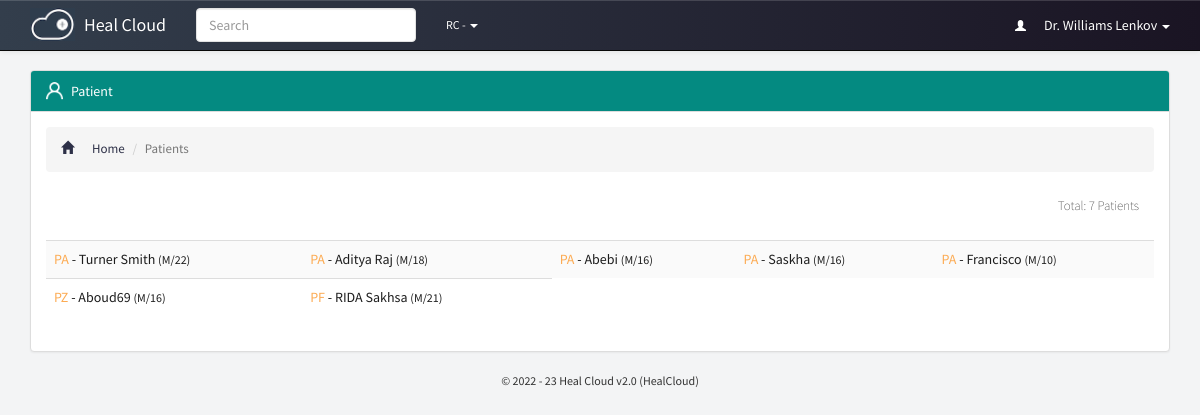
The app's page /patients/index.php (signed in) with its own data.
### tables this page shows
CREATE TABLE `p_patients_dir` (
  `id` bigint(20) NOT NULL,
  `gender` varchar(250) NOT NULL,
  `age` varchar(250) NOT NULL,
  `serial` varchar(250) NOT NULL,
  `name` varchar(250) NOT NULL,
  `contact` varchar(250) NOT NULL,
  `email` varchar(250) NOT NULL,
  `weight` varchar(250) NOT NULL,
  `profession` varchar(250) NOT NULL,
  `ref_contact` varchar(250) NOT NULL,
  `address` varchar(250) NOT NULL,
  `branch` varchar(250) NOT NULL,
  `physician` varchar(250) NOT NULL,
  `last_update` datetime NOT NULL,
  `friendly_name` text NOT NULL
);

### patients/index.php (the view, shortened to what this page needs)
<?php
require_once "../includes/initiate.php";
if (isset($_GET['start'])) {
	$start = $_GET['start'];
} else {
	$start = 0;
}
$limit = 100;
$total_items = mysqli_query($con, "select * from p_patients_dir ");
$total_items = mysqli_num_rows($total_items);
?>
<div id="patients-directory" class="container page">
	<div class="panel panel-default">
		<div class="panel-heading theme-patients"><span class="inlineicon patients-mini">Patient</span></div>
		<div class="panel-body">
			<ol class="breadcrumb link-patients">
				<li><a href="../dashboard"><i class="glyphicon glyphicon-home"></i>Home</a></li>
				<li class="active">Patients</li>
			</ol>
			<h4 class="patients-dir-total" align="right">Total: <?php echo $total_items; ?> patients </h4>
			<table class="table table-striped table-patients-dir">
				<tbody>
					<tr>
						<?php
						$refresh = 1;
						$sql = mysqli_query($con, "select * from p_patients_dir order by id asc limit $start, $limit") or die(mysqli_error($con));
						while ($patients = mysqli_fetch_array($sql)) {
						?>
							<td><a href="profile.php?id=<?php echo $patients['id'] ?>">
									<span class="branchspan"><?php echo $patients['serial'] ?></span> - <?php echo $patients['name'] ?> <span class="meta">(<?php echo substr($patients['gender'], 0, 1); ?>/<?php echo $patients['age'] ?>)</span>
								</a></td>
						<?php if ($refresh % 5 == 0) echo "</tr><tr>";
							$refresh++;
						}
						?>
					</tr>
				</tbody>
			</table>
		</div>
	</div>
</div>

### theme/css/main.css (style rules this page uses)
body, html { background: #f3f4f5; font-family: "Source Sans Pro", sans-serif; }
.page.container { margin-top: 70px; }
.panel-body:before { -webkit-clip-path: polygon(0 0, 100% 0, 100% 56%, 0 42%); clip-path: polygon(0 0, 100% 0, 100% 56%, 0 42%); background-color: #e2e8ec !important; }
.theme-patients { background: #048a81 !important; color: #fff !important; }
.link-patients a { color: #2d3047 !important; }
.breadcrumb i { padding-right: 18px; }
.patients-dir-total { font-size: 13px; font-weight: 100 !important; line-height: 18px; border-radius: 4px; padding: 5px 15px 15px; text-transform: capitalize; }
.table-patients-dir a { display: block; color: #1d1d1d; }
.table-patients-dir .branchspan { color: #fcab53; }
.table-patients-dir .meta { font-size: 12px; }
.table-striped td { line-height: 21px !important; }
.panel-body li { list-style: none; padding: 5px 0; font-size: 13px; color: #333; }
.panel-default>.panel-heading { background-image: none; }
.table-striped>tbody>tr:nth-child(odd), .table-striped>tbody>tr:nth-child(odd)>td, .table-striped>tbody>tr:nth-child(odd)>th { background: #fafafa !important; }
.patients-mini { background: url(../icons/patients-mini.png) no-repeat; padding-left: 25px; background-size: 17px auto; }

### records on screen
p_patients_dir: serial "PA", name "Turner Smith", gender "M", age "22"
p_patients_dir: serial "PA", name "Aditya Raj", gender "M", age "18"
p_patients_dir: serial "PA", name "Abebi", gender "M", age "16"
p_patients_dir: serial "PA", name "Saskha", gender "M", age "16"
p_patients_dir: serial "PA", name "Francisco", gender "M", age "10"
p_patients_dir: serial "PZ", name "Aboud69", gender "M", age "16"
p_patients_dir: serial "PF", name "RIDA Sakhsa", gender "M", age "21"

### other values on screen
get_global('portal_name') "Heal Cloud"
get_global('guardian_short_name') "RC"
staff_info("full_name") "Dr. Williams Lenkov"
$total_items "7"
get_global('version') "2.0"
